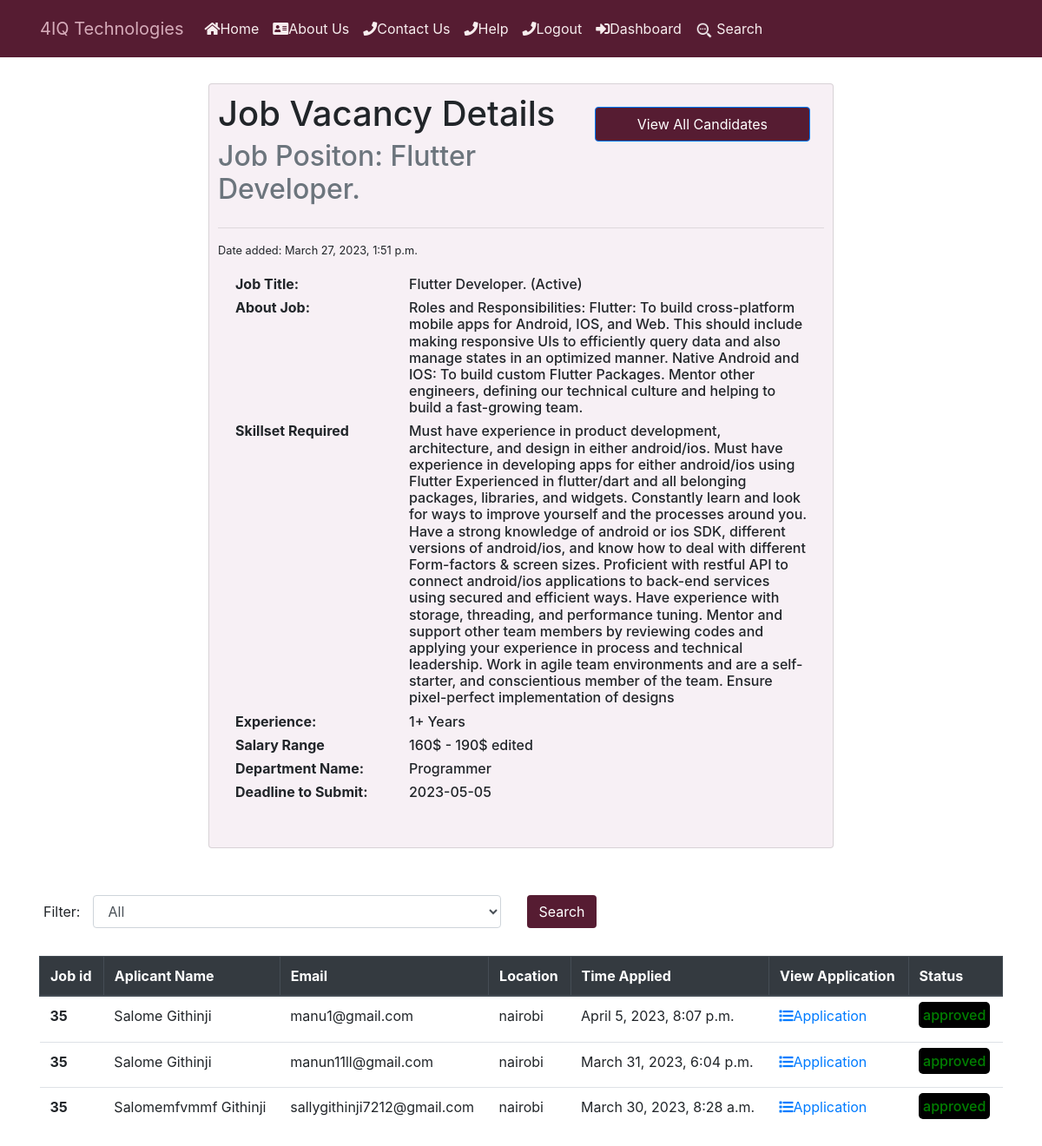
/users/job/35/ (signed in), run on an earlier commit of the app's database.
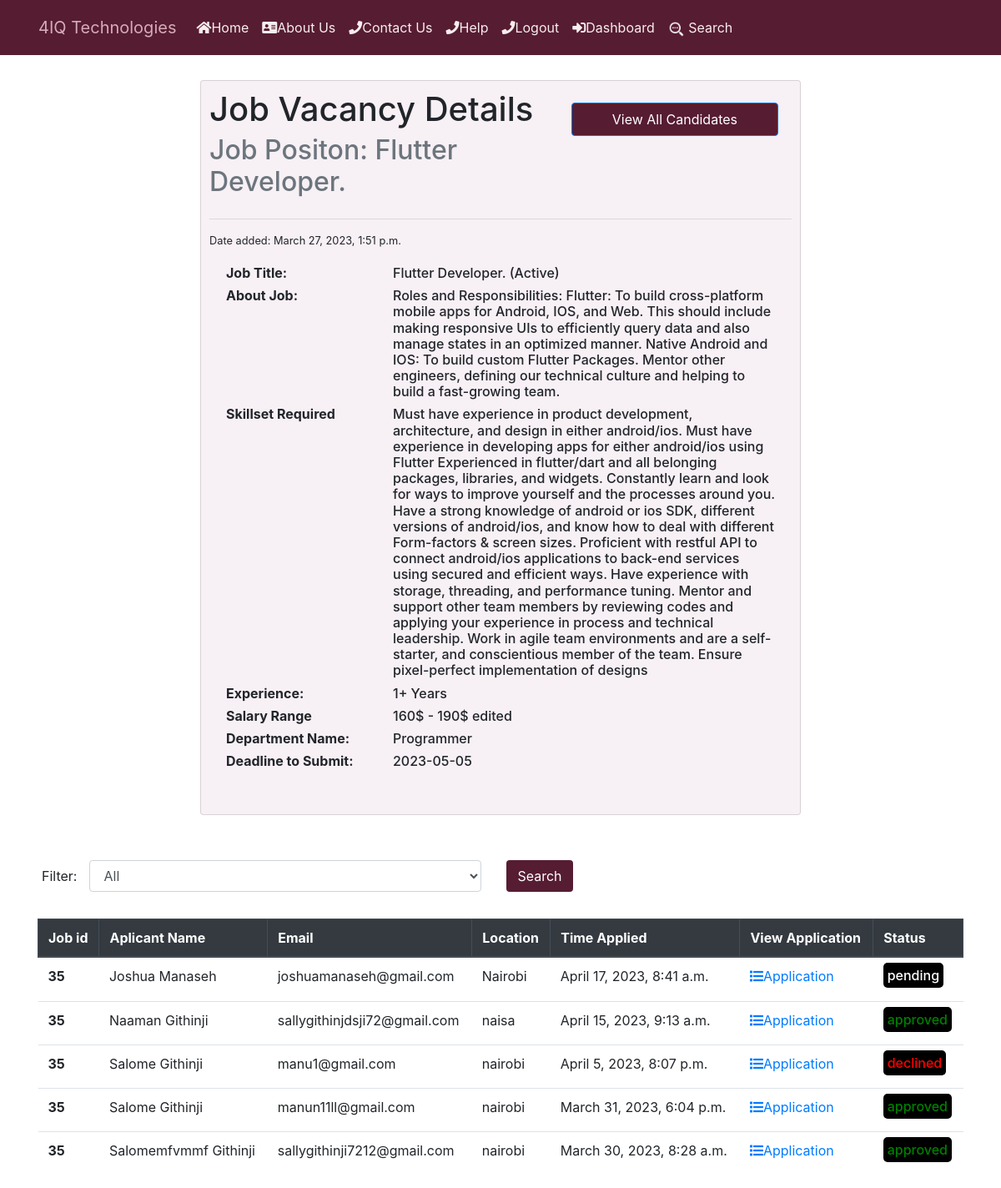
And on a later commit of the database.
### job/models.py (models this page shows, shortened)
class Job(models.Model):
    COMPUTER_SUPPORT_SPECIALIST = 'Computer Support Specialist'
    HARDWARE_ENGINEER = 'Hardware Engineer'
    COMPUTER_SYSTEM_ANALYST = 'Computer System Analyst'
    SOFTWARE_DEVELOPER = 'Software Developer'
    PROGRAMMER = 'Programmer'
    WEB_DEVELOPER = 'Web Developer'
    NETWORK_ENGINEER = 'Network Engineer'
    SOFTWARE_TESTER = 'Software Tester'
    FRONTEND_DEVELOPER = "Frontend Developer"
    BACKEND_DEVELOPER = "Backend Developer"
    CHOICES_SIZE =   ( (COMPUTER_SUPPORT_SPECIALIST ,'COMPUTER_SUPPORT_SPECIALIST'),
    ( HARDWARE_ENGINEER ,'HARDWARE_ENGINEER'),
    ( COMPUTER_SYSTEM_ANALYST, 'COMPUTER_SYSTEM_ANALYST' ),
    ( SOFTWARE_DEVELOPER, 'SOFTWARE_DEVELOPER'),
    ( PROGRAMMER , 'PROGRAMMER'),
    ( WEB_DEVELOPER,'WEB_DEVELOPER'),
    ( NETWORK_ENGINEER,'NETWORK_ENGINEER'),
    ( SOFTWARE_TESTER,'SOFTWARE_TESTER'),
    (FRONTEND_DEVELOPER,"FRONTEND_DEVELOPER"),
    (BACKEND_DEVELOPER,"BACKEND_DEVELOPER")
    )
    ACTIVE = 'active'
    EMPLOYED = 'employed'
    ARCHIVED = 'archived'
    CHOICES_STATUS = (
        (EMPLOYED,'Employed'),
        (ACTIVE,'Active' ),
        (ARCHIVED,'Archived' )
     )
    title = models.CharField(max_length=200)
    created_at = models.DateTimeField(auto_now_add=True)
    skillset_required = models.TextField(null=True)
    about_job= models.TextField(blank=True, null=True)
    image = models.ImageField(upload_to="covers/",null=True,blank=True)
    experience = models.CharField(max_length=100,null=True)
    salary = models.CharField(max_length=50,null=True)
    deadline = models.CharField(max_length=50,null=True)
    department_name = models.CharField( max_length=30,choices=CHOICES_SIZE)
    created_by = models.ForeignKey(User,
                                   related_name="jobs",
                                   on_delete=models.CASCADE)
    status = models.CharField(max_length=20,choices=CHOICES_STATUS,default='active')
    class Meta:
        ordering = ['-created_at']

class Application(models.Model):
    APPROVED = 'approved'
    PENDING = 'pending'
    DECLINED = 'declined'
    CHOICES_STATUS = (
        (APPROVED,'Approved'),
        (PENDING,'Pending' ),
        (DECLINED,'Declined' )
     )
    job = models.ForeignKey(Job,
                            related_name='applications',
                             on_delete=models.CASCADE)
    first_name = models.CharField(max_length=200, null=True, blank=True)
    last_name = models.CharField(max_length=200, null=True, blank=True)
    date_of_birth = models.CharField(max_length=20, blank=True, null=True)
    gender = models.CharField(max_length=1,
                              choices=GENDER,
                              blank=False,
                              null=True)
    email = models.EmailField(max_length=70, blank=True, unique=True)
    location = models.CharField(
        max_length=104,
        null=True
    )
    mobile = models.IntegerField(null=True, blank=True)
    education   = models.CharField( max_length=2553, null=True, blank=True)
    content = models.TextField()
    experience = models.TextField()
    resume  = models.FileField( upload_to="resumes/", null=True, blank=True)
    created_at = models.DateTimeField(auto_now_add=True,null=False)
    status = models.CharField(max_length=20,choices=CHOICES_STATUS,default='pending')
    created_by = models.ForeignKey(User,
                                   related_name="applications",
                                   on_delete=models.CASCADE)
    class Meta:
        ordering = ['-created_at']

### users/views.py (the view)
# urls.py: path("job/<int:job_id>/", views.view_dashboard_job, name="view_dashboard_job"),
@login_required
def view_dashboard_job(request, job_id):
   job = get_object_or_404(Job, pk=job_id, created_by=request.user)
   return render (request,'view_dashboard_job.html',{'job': job})

### notification/context_processors.py (called while the page is built)
def notifications(request):
    if request.user.is_authenticated:
        return {
            'notificactions': request.user.notifications.filter(is_read=False)
        }
    else:
        return {'notifications': []}

### users/templates/view_dashboard_job.html (shortened to what this page needs)
{% include 'header.html' %}
<div
  style="margin: 30px; padding: 10px; background-color: #f7f0f5; width: 60%"
  class="card mx-auto"
>
  <div style="display: flex; justify-content: space-between">
    <div>
      <h1 class="card-title">Job Vacancy Details</h1>
      <h2 class="card-subtitle mb-2 text-muted">
        Job Positon: {{ job.title }}
      </h2>
    </div>
    <input
      type="submit"
      value="View All Candidates"
      class="m-3 px-5 btn btn-primary"
      style="background-color: #561c32; height: 40px; position: static"
      id="scroll-down-button"
    />
  </div>
  <hr />
  <small> Date added: {{job.created_at}}</small>
  <div class="card-body">
    <div style="display: flex">
      <h6 style="min-width: 200px; font-weight: bold">Job Title:</h6>
      <h6>{{job.title}} ({{job.get_status_display}}) </h6>
    </div>
    <div style="display: flex">
      <h6 style="min-width: 200px; font-weight: bold">About Job:</h6>
      <h6>{{job.about_job}}</h6>
    </div>
    <div style="display: flex">
      <h6 style="min-width: 200px; font-weight: bold">Skillset Required</h6>
      <h6>{{job.skillset_required}}</h6>
    </div>
    <div style="display: flex">
      <h6 style="min-width: 200px; font-weight: bold">Experience:</h6>
      <h6>{{job.experience}}</h6>
    </div>
    <div style="display: flex">
      <h6 style="min-width: 200px; font-weight: bold">Salary Range</h6>
      <h6>{{job.salary}}</h6>
    </div>
    <div style="display: flex">
      <h6 style="min-width: 200px; font-weight: bold">Department Name:</h6>
      <h6>{{job.department_name}}</h6>
    </div>
    <div style="display: flex">
      <h6 style="min-width: 200px; font-weight: bold">Deadline to Submit:</h6>
      <h6>{{job.deadline}}</h6>
    </div>
  </div>
</div>
<form method="get" action="{% url 'job:search_jobs'%}">
  <div class="form-group column">
    <br>
    <div style="display: flex;">
      <label for="status" class="col-sm-0 col-form-label" style="margin-left: 50px; ;">Filter:</label>
      <div class="col-sm-5">
        <select class="form-control" id="status" name="status">
          <option value="">All</option>
        </select>
      </div>
      <div class="form-group column">
        <div class="col-sm-12">
          <button type="submit" class="btn " style="background-color:#561c32;color:white">Search</button>
        </div>
      </div>
    </div>
  </div>
</form>
<div class="container">
  <table class="table">
    <thead class="thead-dark table-striped table-bordered">
      <tr>
        <th scope="col">Job id</th>
        <th scope="col">Aplicant Name</th>
        <th scope="col">Email</th>
        <th scope="col">Location</th>
        <th scope="col">Time Applied</th>
        <th scope="col">View Application</th>
        <th scope="col">Status</th>
      </tr>
    </thead>
    <tbody>
      {% for application in job.applications.all %}
      <tr>
        <th>{{ job.id }}</th>
        <td>{{application.first_name}} {{application.last_name}}</td>
        <td>{{application.email}}</td>
        <td>{{application.location}}</td>
        <td>{{application.created_at}}</td>
        <td>
          <a href="{% url 'view_application' application.id %}"
            ><i class="fas fa-list"></i>Application</a
          >
        </td>
          <td>
            {%if application.status == 'pending'%}
            <h6> <span style="color: white; border-radius: 5px; padding: 5px; background-color: black">{{application.status}}</span> </h6>
            {%elif application.status == 'approved'%}
            <h6> <span style="color: green; border-radius: 5px; padding: 5px; background-color: black">{{application.status}}</span> </h6>
            {%elif application.status == 'declined'%}
            <h6> <span style="color: red; border-radius: 5px; padding: 5px; background-color: black">{{application.status}}</span> </h6>
            {%endif%}
          </td>
      </tr>
      {% empty %}
      <p>No user applied for this job</p>
      {% endfor %}
    </tbody>
  </table>
</div>

What changed in the data, as far as the page shows it:
added Application: {{ job.id }} "35", first_name "Joshua", last_name "Manaseh", email "joshuamanaseh@gmail.com", location "Nairobi", created_at "April 17, 2023, 8:41 a.m.", status "pending"
added Application: {{ job.id }} "35", first_name "Naaman", last_name "Githinji", email "sallygithinjdsji72@gmail.com", location "naisa", created_at "April 15, 2023, 9:13 a.m.", status "approved"
changed Application "manu1@gmail.com": status "approved" → "declined"
